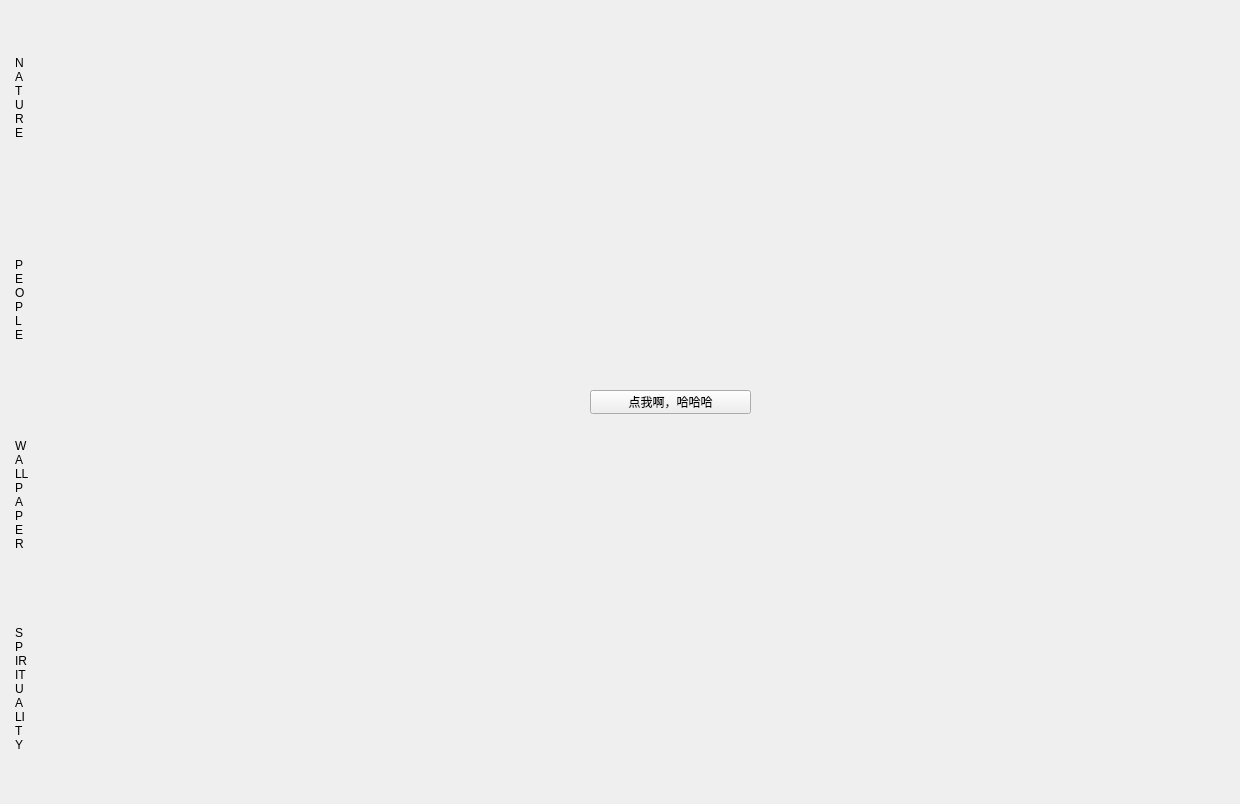
<?xml version="1.0" encoding="UTF-8"?>
<ui version="4.0">
 <class>MainWindow</class>
 <widget class="QMainWindow" name="MainWindow">
  <property name="geometry">
   <rect>
    <x>0</x>
    <y>0</y>
    <width>1240</width>
    <height>804</height>
   </rect>
  </property>
  <property name="maximumSize">
   <size>
    <width>1240</width>
    <height>804</height>
   </size>
  </property>
  <property name="windowTitle">
   <string>QT-Unsplash</string>
  </property>
  <widget class="QWidget" name="centralwidget">
   <widget class="QWidget" name="verticalLayoutWidget">
    <property name="geometry">
     <rect>
      <x>0</x>
      <y>0</y>
      <width>41</width>
      <height>801</height>
     </rect>
    </property>
    <layout class="QVBoxLayout" name="verticalLayout">
     <property name="spacing">
      <number>6</number>
     </property>
     <property name="leftMargin">
      <number>0</number>
     </property>
     <property name="rightMargin">
      <number>0</number>
     </property>
     <property name="bottomMargin">
      <number>0</number>
     </property>
     <item>
      <widget class="QRadioButton" name="Nature">
       <property name="enabled">
        <bool>true</bool>
       </property>
       <property name="maximumSize">
        <size>
         <width>35</width>
         <height>268</height>
        </size>
       </property>
       <property name="mouseTracking">
        <bool>true</bool>
       </property>
       <property name="layoutDirection">
        <enum>Qt::LeftToRight</enum>
       </property>
       <property name="autoFillBackground">
        <bool>false</bool>
       </property>
       <property name="styleSheet">
        <string notr="true">QRadioButton:checked{background-color:rgb(21, 163, 3);}
QRadioButton::indicator{width:9px;height:0px;background-color:rgba(0,0,0,0)}
QRadioButton:hover{background-color:rgb(21, 163, 3)}
</string>
       </property>
       <property name="text">
        <string>N
A
T
U
R
E</string>
       </property>
       <property name="autoRepeat">
        <bool>false</bool>
       </property>
      </widget>
     </item>
     <item>
      <widget class="QRadioButton" name="People">
       <property name="minimumSize">
        <size>
         <width>0</width>
         <height>0</height>
        </size>
       </property>
       <property name="maximumSize">
        <size>
         <width>35</width>
         <height>268</height>
        </size>
       </property>
       <property name="styleSheet">
        <string notr="true">QRadioButton:checked{background-color: rgb(181, 0, 21);}
QRadioButton::indicator{width:9px;height:0px;background-color:rgba(0,0,0,0)}
QRadioButton:hover{background-color: rgb(181, 0, 21);}

</string>
       </property>
       <property name="text">
        <string>P
E
O
P
L
E</string>
       </property>
      </widget>
     </item>
     <item>
      <widget class="QRadioButton" name="Wallpaper">
       <property name="minimumSize">
        <size>
         <width>30</width>
         <height>0</height>
        </size>
       </property>
       <property name="maximumSize">
        <size>
         <width>35</width>
         <height>268</height>
        </size>
       </property>
       <property name="styleSheet">
        <string notr="true">QRadioButton:checked{background-color:rgb(88, 24, 117)}
QRadioButton::indicator{width:9px;height:0px;background-color:rgba(0,0,0,0)}
QRadioButton:hover{background-color:rgb(88, 24, 117)}
</string>
       </property>
       <property name="text">
        <string>W
A
LL
P
A
P
E
R
</string>
       </property>
      </widget>
     </item>
     <item>
      <widget class="QRadioButton" name="Spirituality">
       <property name="enabled">
        <bool>true</bool>
       </property>
       <property name="maximumSize">
        <size>
         <width>35</width>
         <height>268</height>
        </size>
       </property>
       <property name="focusPolicy">
        <enum>Qt::StrongFocus</enum>
       </property>
       <property name="styleSheet">
        <string notr="true">QRadioButton:checked{background-color:rgb(41, 128, 249)}
QRadioButton::indicator{width:9px;height:0px;background-color:rgba(0,0,0,0)}
QRadioButton:hover{background-color:rgb(41, 128, 249)}
</string>
       </property>
       <property name="text">
        <string>S
P
IR
IT
U
A
LI
T
Y

</string>
       </property>
      </widget>
     </item>
    </layout>
   </widget>
   <widget class="QPushButton" name="pushButton">
    <property name="geometry">
     <rect>
      <x>590</x>
      <y>390</y>
      <width>161</width>
      <height>24</height>
     </rect>
    </property>
    <property name="text">
     <string>点我啊，哈哈哈</string>
    </property>
   </widget>
  </widget>
 </widget>
 <resources/>
 <connections/>
</ui>
